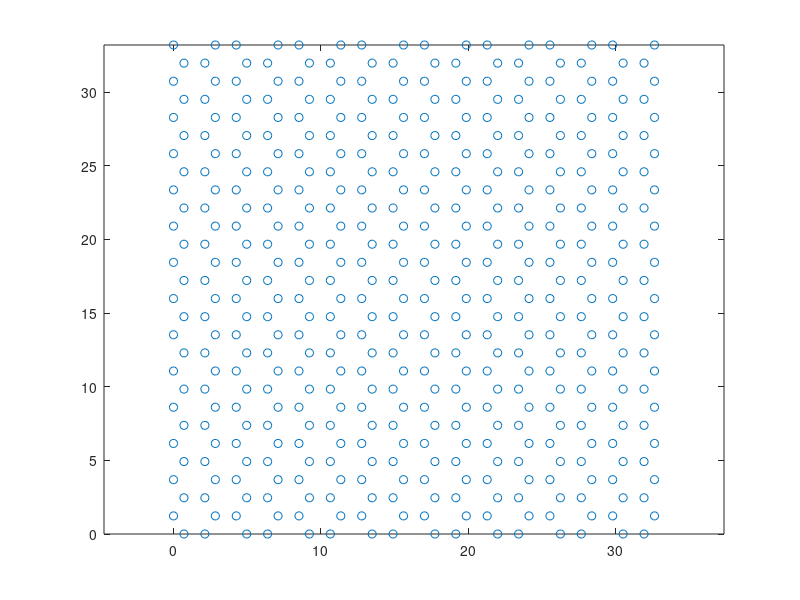

MATLAB code to generate this figure:
%% Dimensions of the graphene sheet
wid=34; % reduced units for Argon. 0.34nm
len=34;
ccbl=1.42; % c-c bond according to airebo
%% Unit cell
unitx=ccbl*2*(1+cos(pi/3)); % length of unit cell along x direction
unity=ccbl*2*cos(pi/6);
ux=floor(wid/unitx);
uy=floor(len/unity);
%% Positions of the first 4 atoms
x(1,1)=ccbl*cos(pi/3);
x(1,2)=x(1,1)+ccbl;
x(2,1)=0;
x(2,2)=ccbl*(1+2*cos(pi/3));
y(1,1)=0;
y(1,2)=0;
y(2,1)=ccbl*cos(pi/6);
y(2,2)=ccbl*cos(pi/6);
%% Repeting along x direction
for i=1: ux
x(1,(i*2)+1)=x(1,(i-1)*2+1)+ccbl*2*(1+cos(pi/3));
x(1,(i*2)+2)=x(1,(i-1)*2+2)+ccbl*2*(1+cos(pi/3));
x(2,(i*2)+1)=x(2,(i-1)*2+1)+ccbl*2*(1+cos(pi/3));
x(2,(i*2)+2)=x(2,(i-1)*2+2)+ccbl*2*(1+cos(pi/3));
y(1,(i*2)+1)=y(1,(i-1)*2+1);
y(1,(i*2)+2)=y(1,(i-1)*2+2);
y(2,(i*2)+1)=y(2,(i-1)*2+1);
y(2,(i*2)+2)=y(2,(i-1)*2+2);
end
%% Repeting along y direction
for i=1:uy
x((i*2)+1,:)=x((i-1)*2+1,:);
x((i*2)+2,:)=x((i-1)*2+2,:);
y((i*2)+1,:)=y((i-1)*2+1,:)+ccbl*cos(pi/6)*2;
y((i*2)+2,:)=y((i-1)*2+2,:)+ccbl*cos(pi/6)*2;
end

Numofatoms= size(x,1)*size(x,2);
%% Combining x and y coordinates
x=reshape(x,Numofatoms,1);
y=reshape(y,Numofatoms,1);
coord=zeros(Numofatoms,3);
coord(:,1)=x;
coord(:,2)=y;
figure
plot(coord(:,1),coord(:,2),'o')
axis equal

%% Writing coordinates on a LAMMPS input data file
number = size(coord,1);
fid = fopen('data.graphene', 'w');

for i=1:number
fprintf(fid,'%d 1 %f %f %f \n',i,coord(i,1),0, coord(i,2));
end
for i=1:number
fprintf(fid,'%d 1 %f %f %f \n',i+number,coord(i,1),3.4, coord(i,2));
end
for i=1:number
fprintf(fid,'%d 1 %f %f %f \n',i+number*2,coord(i,1),54.4, coord(i,2));
end
for i=1:number
fprintf(fid,'%d 1 %f %f %f \n',i+number*3,coord(i,1),57.8, coord(i,2));
end
fclose(fid);

clear